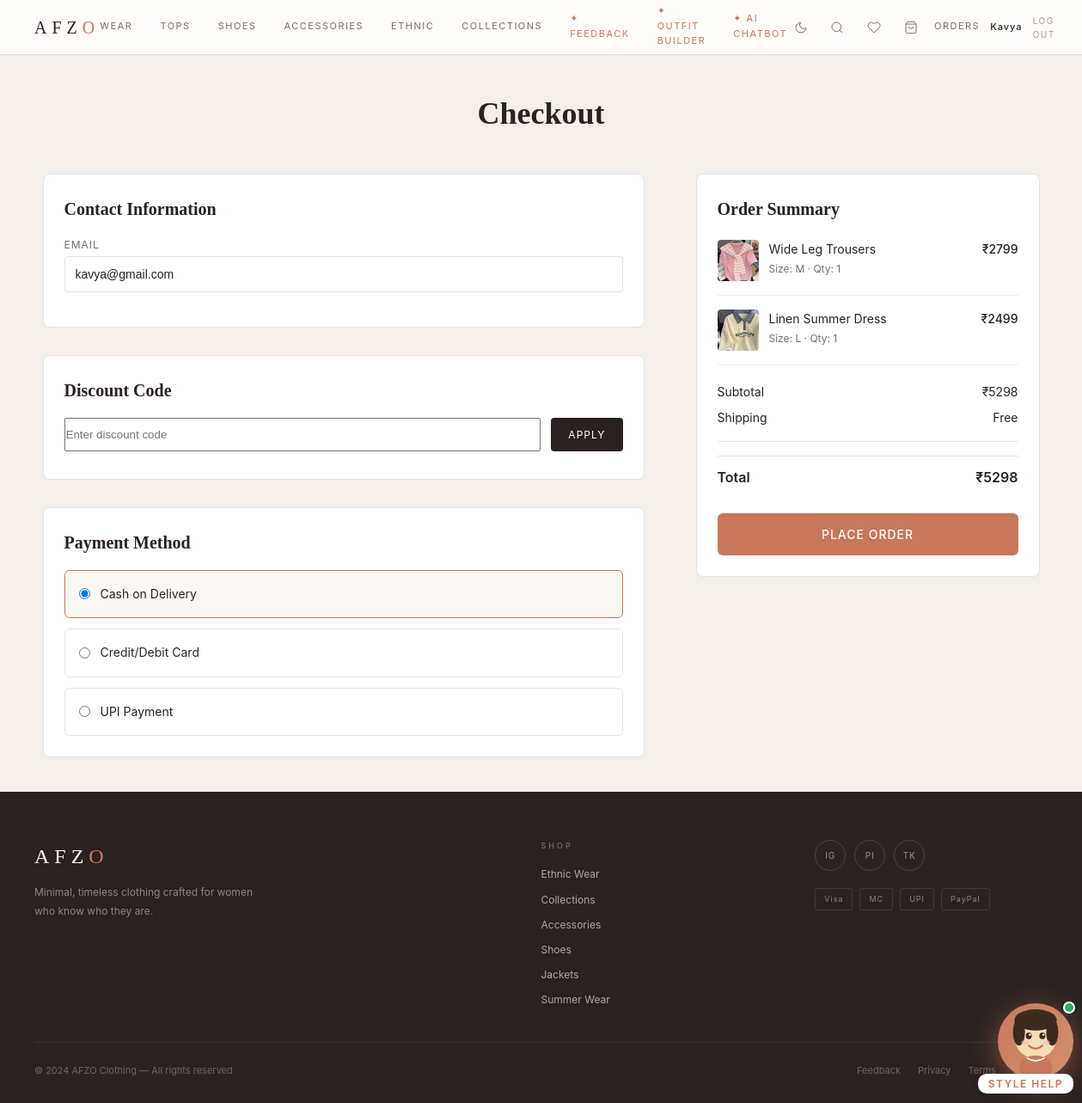
/checkout (signed in), run on the app's committed database.
### tables this page shows
CREATE TABLE cart (
        id INTEGER PRIMARY KEY AUTOINCREMENT,
        user_id INTEGER,
        product_id INTEGER,
        size TEXT,
        color TEXT,
        qty INTEGER DEFAULT 1,
        FOREIGN KEY(user_id) REFERENCES users(id)
    );

### afzo-clothing/app.py (the view)
@app.route('/checkout')
def checkout():
    if not session.get('user'): return redirect(url_for('index'))
    con=get_db(); cur=con.cursor()
    cur.execute('SELECT cart.id,product_id,size,color,qty FROM cart WHERE user_id=?',(session['user']['id'],))
    rows=cur.fetchall(); con.close()
    items=[]
    for r in rows:
        p=next((x for x in PRODUCTS if x['id']==r[1]),None)
        if p: items.append({'cart_id':r[0],'product':p,'size':r[2],'color':r[3],'qty':r[4]})
    if not items: return redirect(url_for('cart'))
    total=sum(i['product']['price']*i['qty'] for i in items)
    discount = total * 0.2 if session.get('discount_applied') else 0
    final_total = total - discount
    return render_template('checkout.html',items=items,total=total,discount=discount,final_total=final_total,user=session.get('user'))

### afzo-clothing/app.py (called while the page is built)
def get_db(): return sqlite3.connect(DB)

### afzo-clothing/templates/checkout.html (shortened to what this page needs)
{% extends "base.html" %}
{% block content %}
<div class="page">
  <div class="checkout-wrap">
    <h1 class="checkout-title">Checkout</h1>
    <div class="checkout-grid">
      <div class="checkout-left">
        <div class="checkout-section">
          <h3>Contact Information</h3>
          <div class="form-group">
            <label>Email</label>
            <input type="email" value="{{ user.email }}" readonly>
          </div>
        </div>
        <div class="checkout-section">
          <h3>Discount Code</h3>
          <div class="discount-row">
            <input type="text" id="discountCode" placeholder="Enter discount code" style="flex:1">
            <button type="button" id="applyDiscount" class="discount-btn">Apply</button>
          </div>
        </div>
        <div class="checkout-section">
          <h3>Payment Method</h3>
          <div class="payment-options">
            <label class="payment-option active">
              <input type="radio" name="payment" value="cod" checked>
              <span>Cash on Delivery</span>
            </label>
            <label class="payment-option">
              <input type="radio" name="payment" value="card">
              <span>Credit/Debit Card</span>
            </label>
            <label class="payment-option">
              <input type="radio" name="payment" value="upi">
              <span>UPI Payment</span>
            </label>
          </div>
        </div>
      </div>
      <div class="checkout-right">
        <div class="checkout-summary">
          <h3>Order Summary</h3>
          {% for item in items %}
          <div class="summary-item">
            <div class="summary-thumb"><img src="{{ item.product.image }}" alt="{{ item.product.name }}"></div>
            <div class="summary-info">
              <div class="summary-name">{{ item.product.name }}</div>
              <div class="summary-meta">Size: {{ item.size }} · Qty: {{ item.qty }}</div>
            </div>
            <div class="summary-price">₹{{ item.product.price*item.qty }}</div>
          </div>
          {% endfor %}
          <div class="summary-totals">
            <div class="sum-row"><span>Subtotal</span><span id="subtotalValue">₹{{ total }}</span></div>
            <div class="sum-row"><span>Shipping</span><span id="shippingValue">{% if final_total>=5000 %}Free{% else %}₹99{% endif %}</span></div>
            <div class="sum-divider"></div>
            <div class="sum-row total"><span>Total</span><span id="totalValue">₹{{ final_total+(0 if final_total>=5000 else 99) }}</span></div>
          </div>
          <button id="placeOrder" class="place-order-btn">Place Order</button>
        </div>
      </div>
    </div>
  </div>
</div>
{% endblock %}

### afzo-clothing/static/css/style.css (style rules this page uses)
:root { --font-serif: 'Georgia', 'Times New Roman', serif; --font-sans: 'Inter', -apple-system, BlinkMacSystemFont, 'Segoe UI', sans-serif; --dark: #2A2220; --mid: #7A6D68; --light: #A89E9A; --beige: #F4EFE9; --terra: #C8775A; --terra-dark: #A85F43; --border: rgba(42,34,32,0.12); --border-lt: rgba(42,34,32,0.07); --bg: #FFFFFF; --bg-page: #F4EFE9; --bg-card: #FFFFFF; --bg-nav: rgba(255,255,255,0.85); --nav-h: 64px; --glass-bg: rgba(255,255,255,0.65); --glass-border: rgba(255,255,255,0.5); --shadow-sm: 0 2px 12px rgba(42,34,32,0.07); --shadow-md: 0 8px 32px rgba(42,34,32,0.12); --shadow-lg: 0 24px 64px rgba(42,34,32,0.16); --transition: 0.25s cubic-bezier(0.4,0,0.2,1); }
*, *::before, *::after { box-sizing: border-box; margin: 0; padding: 0; }
html { scroll-behavior: smooth; }
body { font-family: var(--font-sans); background: var(--bg-page); color: var(--dark); line-height: 1.6; transition: background var(--transition), color var(--transition); }
img { display: block; max-width: 100%; }
button { font-family: inherit; cursor: pointer; border: none; background: none; }
.page { min-height: calc(100vh - var(--nav-h)); }
.sum-row { display: flex; justify-content: space-between; margin-bottom: 12px; }
.checkout-wrap { max-width: 1200px; margin: 0 auto; padding: 40px 20px; }
.checkout-title { font-family: var(--font-serif); font-size: 36px; color: var(--dark); margin-bottom: 40px; text-align: center; }
.checkout-grid { display: grid; grid-template-columns: 1fr 400px; gap: 60px; }
.checkout-left { display: flex; flex-direction: column; gap: 32px; }
.checkout-right { position: sticky; top: 20px; height: fit-content; }
.checkout-section { background: var(--bg-card); border: 1px solid var(--border); border-radius: 8px; padding: 24px; }
.checkout-section h3 { font-family: var(--font-serif); font-size: 20px; color: var(--dark); margin-bottom: 16px; }
.form-group { margin-bottom: 16px; }
.form-group label { display: block; font-size: 12px; color: var(--mid); margin-bottom: 4px; text-transform: uppercase; letter-spacing: 1px; }
.form-group input { width: 100%; padding: 12px; border: 1px solid var(--border); border-radius: 4px; font-size: 14px; background: var(--bg); color: var(--dark); }
.discount-row { display: flex; gap: 12px; }
.discount-btn { padding: 12px 20px; background: var(--dark); color: #fff; border-radius: 4px; font-size: 12px; text-transform: uppercase; letter-spacing: 1px; transition: background var(--transition); }
.payment-options { display: flex; flex-direction: column; gap: 12px; }
.payment-option { display: flex; align-items: center; gap: 12px; padding: 16px; border: 1px solid var(--border); border-radius: 6px; cursor: pointer; transition: border-color var(--transition); }
.payment-option.active { border-color: var(--terra); background: rgba(200,119,90,0.05); }
.payment-option input { margin: 0; }
.payment-option span { font-size: 14px; color: var(--dark); }
.checkout-summary { background: var(--bg-card); border: 1px solid var(--border); border-radius: 8px; padding: 24px; }
.checkout-summary h3 { font-family: var(--font-serif); font-size: 20px; color: var(--dark); margin-bottom: 20px; }
.summary-item { display: flex; gap: 12px; margin-bottom: 16px; padding-bottom: 16px; border-bottom: 1px solid var(--border-lt); }
.summary-thumb { width: 48px; height: 48px; border-radius: 4px; overflow: hidden; flex-shrink: 0; }
.summary-thumb img { width: 100%; height: 100%; object-fit: cover; }
.summary-info { flex: 1; }
.summary-name { font-size: 14px; color: var(--dark); margin-bottom: 2px; }
.summary-meta { font-size: 12px; color: var(--mid); }
.summary-price { font-size: 14px; color: var(--dark); font-weight: 500; }
.summary-totals { margin-top: 20px; }
.sum-row { display: flex; justify-content: space-between; font-size: 14px; margin-bottom: 8px; }
.sum-row.total { font-size: 16px; font-weight: 600; color: var(--dark); margin-top: 12px; padding-top: 12px; border-top: 1px solid var(--border); }
.sum-divider { height: 1px; background: var(--border); margin: 16px 0; }
.place-order-btn { width: 100%; padding: 16px; background: var(--terra); color: #fff; border-radius: 6px; font-size: 14px; font-weight: 500; text-transform: uppercase; letter-spacing: 1px; margin-top: 20px; transition: background var(--transition); }

### data on the page
cart: shows a picture, product.name "Wide Leg Trousers", size "M", qty "1", item.product.price*item.qty "2799"
cart: shows a picture, product.name "Linen Summer Dress", size "L", qty "1", item.product.price*item.qty "2499"

### other printed values
{{ user.name.split()[0] }} "Kavya"
{{ total }} "5298"
{{ final_total+(0 if final_total>=5000 else 99) }} "5298"
